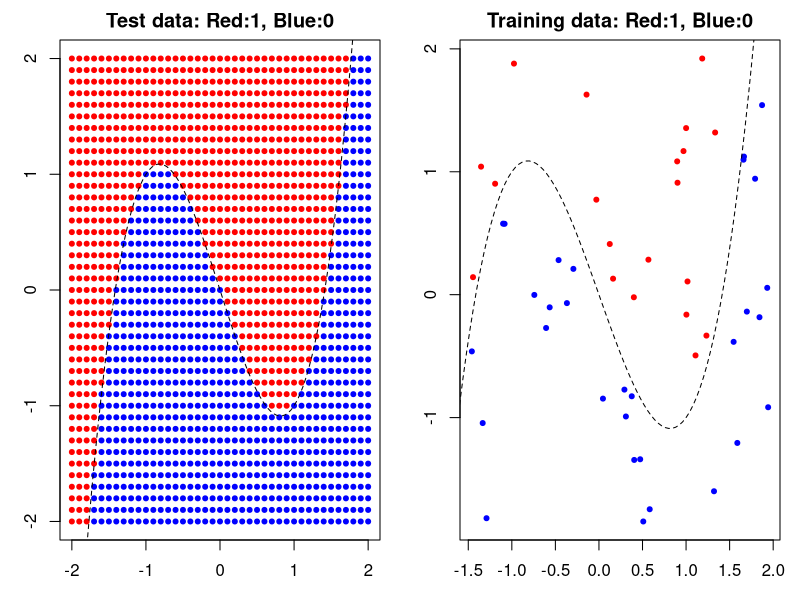
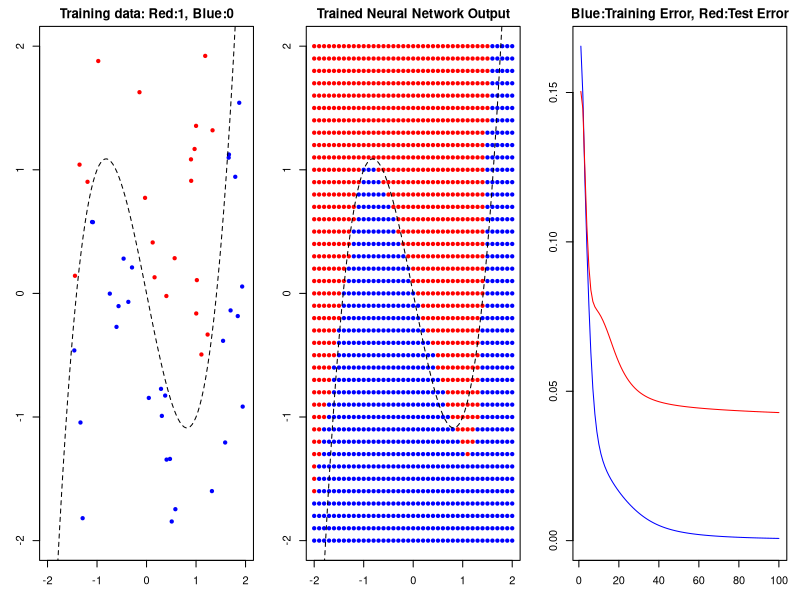

Recreate these plots in R, in order.
# 04 Neural Network for Classification

set.seed(10)
randn = function(...){array(rnorm(prod(...)),dim=list(...))}
rand = function(...){array(runif(prod(...)),dim=list(...))}
zeros = function(...){array(0,dim=list(...))}
ones = function(...){array(1,dim=list(...))}
mod = function(a,b){a%%b}

#%%%%%%%%%%%%% True Classfication Rule %%%%%%%%%%%%%%%%%%%%%%%%%%%%
true_rule=function(x1,x2){(x2-x1^3+2*x1)}
true_func=function(x1,x2){0.01+0.98*(sign(true_rule(x1,x2))+1)/2}
#%%%%%%%%%%%%%%%%% Neural Network Sigmoid Function %%%%%%%%%%%%
sigmoid = function(x){1/(1+exp(-x))}
#%%%%%%%%%%%%%%%%%%%%%% Neural Network Architecture %%%%%%%%%%%
D=1          #%% output Units
H=8          #%% hidden Units
M=2          #%% input Units
#%%%%%%%%%%%%%%%%%%%% Generate Training Data %%%%%%%%%%%%%%%%%%%%%
N=50         #%%%% Number of Training samples
xdata=-4*rand(2,N)+2
ydata=true_func(xdata[1,],xdata[2,])
#%%%%%%%%%%%%%%%%%%%% Generate Test Data %%%%%%%%%%%%%%%%%%%%%
xd=seq(from=-2,to=2,by=0.1)
yd=seq(from=-2,to=2,by=0.1)
grid=expand.grid(xd,yd)
xtest=t(grid)
ytest=true_func(xtest[1,],xtest[2,])
#%%%%%%%%%%%%%%%%%%%% Draw Test Samples %%%%%%%%%%%%%%%%%%%%
par(mfrow = c(1,2))
par(mar = c(3, 3, 2, 1))
cols = ifelse(ytest > 0.5, "red", "blue")
plot(xtest[1,],xtest[2,],type="p",col=cols,pch=20,main="Test data: Red:1, Blue:0")
plot(function(x){x^3-2*x}, -2, 2, add=TRUE, lty=2)
#%%%%%%%%%%%%%%%%%%%% Draw Training Samples %%%%%%%%%%%%%%%%%%%%
cols = ifelse(ydata > 0.5, "red", "blue")
plot(xdata[1,],xdata[2,],type="p",col=cols,pch=20,main="Training data: Red:1, Blue:0")
plot(function(x){x^3-2*x}, -2, 2, add=TRUE, lty=2)
getGraphicsEvent(prompt="Waiting for input", onMouseDown=function(buttons,x,y){"ok"})
#%%%%%%%%%%%%%%%%%%%%%% Training Conditions %%%%%%%%%%%%%%%%%
CYCLE=5000   #%% training cycles
MODCYC=50    #%%%%%%%%% 2 5 50
#%%%%%%%%%%%%%%%%%%%%%%% Hyperparameters %%%%%%%%%%%%%
HYPERPARAMETER=0.0000      #%%%% 0.00000  0.00002
fff=function(a){HYPERPARAMETER*a}
#%%%%%%%%%%%%%%%%%%%%%% Training Parameters %%%%%%%%%%%%%%%%%
ETA=0.1      #%% gradient constant
ALPHA=0.3    #%% accelerator
EPSILON=0.01 #%% regularization
#%%%%%%%%%%%%%%%%%%%%% Training Initialization %%%%%%%%
u=0.3*randn(D,H)   #%% weight from hidden to output
w=0.3*randn(H,M)   #%% weight from input to hidden
ph=0.3*randn(D,1)  #%% bias of output
th=0.3*randn(H,1)  #%% bias of hidden
mu=zeros(D,H)      #%% weight from hidden to output
mw=zeros(H,M)      #%% weight from input to hidden
mph=zeros(D,1)     #%% bias of output
mth=zeros(H,1)     #%% bias of hidden
#%%%%%%%%%%%%%%%%%%% Backpropagation Learning %%%%%%%%%%%%
training_err=zeros(CYCLE/MODCYC)
test_err=zeros(CYCLE/MODCYC)
tstart <- proc.time()
for(cycle in 1:CYCLE){
  for(i in 1:N){
    xt=xdata[,i,drop=F];
    tt=ydata[i,drop=F];
    pt = w %*% xt + th
    ot = sigmoid(pt)
    gt = u %*% ot + ph
    ft = sigmoid(gt)
    df = ft - tt
    #%%%%%%%%%%%%%%%%% gradient %%%%%%%%%%%
    dg = df * (ft * (1-ft) + EPSILON)
    du = dg %*% t(ot)
    dph = rowSums(dg)
    do = t(u) %*% dg
    dp = do * (ot * (1-ot) + EPSILON)
    dw = dp %*% t(xt)
    dth = rowSums(dp)
    mu =du +ALPHA*mu
    mph=dph+ALPHA*mph
    mw =dw +ALPHA*mw
    mth=dth+ALPHA*mth
    #%%%%%%%%%%%%%%%%%% stochastic steepest descent %%%%%%%%%%
    u = u - ETA*mu-fff(u)
    ph=ph - ETA*mph
    w = w - ETA*mw-fff(w)
    th=th - ETA*mth
  }
  #%%%%%%%%% Draw Trained Results %%%%%%%%%%%%%%%%
  if(mod(cycle,MODCYC)==0){
    pt = w %*% xdata + matrix(th,H,ncol(xdata))
    ot = sigmoid(pt)
    gt = u %*% ot + matrix(ph,D,ncol(ot))
    ft = sigmoid(gt)
    df = ft - ydata
    training_e = mean(df*df)
    training_err[cycle/MODCYC]=training_e
    pt = w %*% xtest + matrix(th,H,ncol(xtest))
    ot = sigmoid(pt)
    gt = u %*% ot + matrix(ph,D,ncol(ot))
    ft = sigmoid(gt)
    df = ft - ytest
    test_e = mean(df*df)
    test_err[cycle/MODCYC]=test_e
  }
}
proc.time() - tstart # 22sec
#%%%%%%%%%%%%%%%%%%%% Draw Training Samples %%%%%%%%%%%%%%%%%%%%
par(mfrow = c(1,3))
par(mar = c(3, 3, 2, 1))
cols = ifelse(ydata > 0.5, "red", "blue")
plot(xdata[1,],xdata[2,],type="p",col=cols,pch=20,main="Training data: Red:1, Blue:0",xlim=c(-2,2),ylim=c(-2,2))
plot(function(x){x^3-2*x}, -2, 2, add=TRUE, lty=2)
#%%%%%%%%%%%%%%%%%%% Trained Neural Network Output %%%%%%%%
cols = ifelse(ft > 0.5, "red", "blue")
plot(xtest[1,],xtest[2,],type="p",col=cols,pch=20,main="Trained Neural Network Output")
plot(function(x){x^3-2*x}, -2, 2, add=TRUE, lty=2)
#%%%%%%%%%%%%%%%%%%% Training and Test Errors %%%%%%%%%%%%%%
ymin=min(training_err,test_err,0)
ymax=max(training_err,test_err)
plot(training_err,type="l",col="blue",ylim=c(ymin,ymax),
 main="Blue:Training Error, Red:Test Error")
lines(test_err,type="l",col="red")
